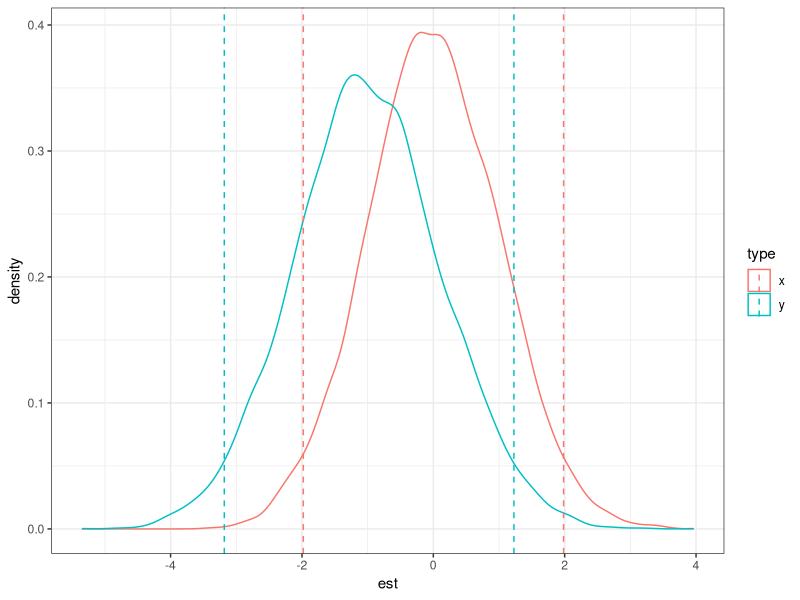
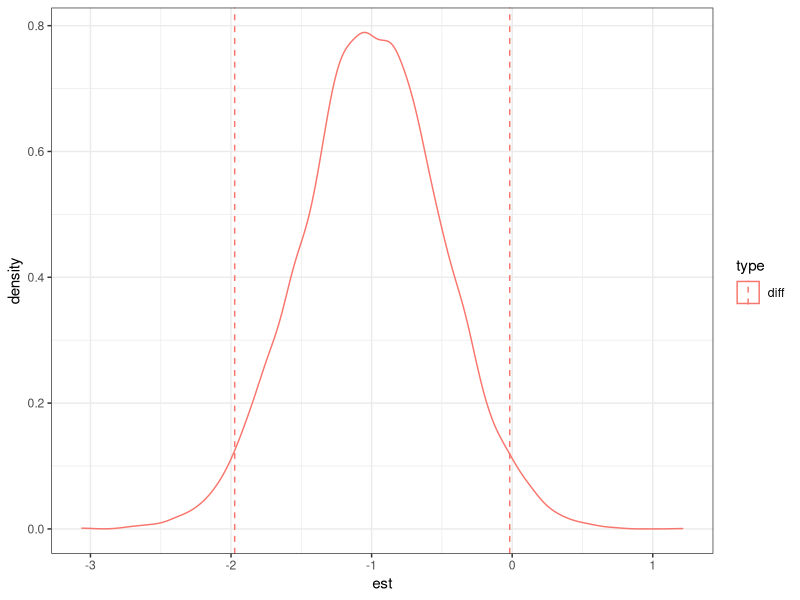

Generate these figures, in order, with R:
library(ggplot2)
library(tidyr)
library(dplyr)

x <- rnorm(10000, 0, 1)
diff <- rnorm(10000, -1, 0.5)
y <- x + diff

df <- data.frame( x = x , y = y , diff = diff ) %>% gather( type, est, x:diff)
summary <- df %>% group_by(type) %>% summarise( ucl = quantile(est, 0.975), lcl = quantile(est, 0.025)) %>% gather( limit, val, ucl:lcl) 

ggplot( df %>% filter( type != 'diff') , aes( x = est, color = type ) ) + 
  geom_density() + 
  geom_vline(data = summary %>% filter( type != 'diff'), aes(xintercept = val, color = type), linetype = 2) + theme_bw() 

ggplot( df %>% filter( type == 'diff') , aes( x = est, color = type ) ) + 
  geom_density() + 
  geom_vline(data = summary %>% filter( type == 'diff'), aes(xintercept = val, color = type), linetype = 2) + theme_bw() 
